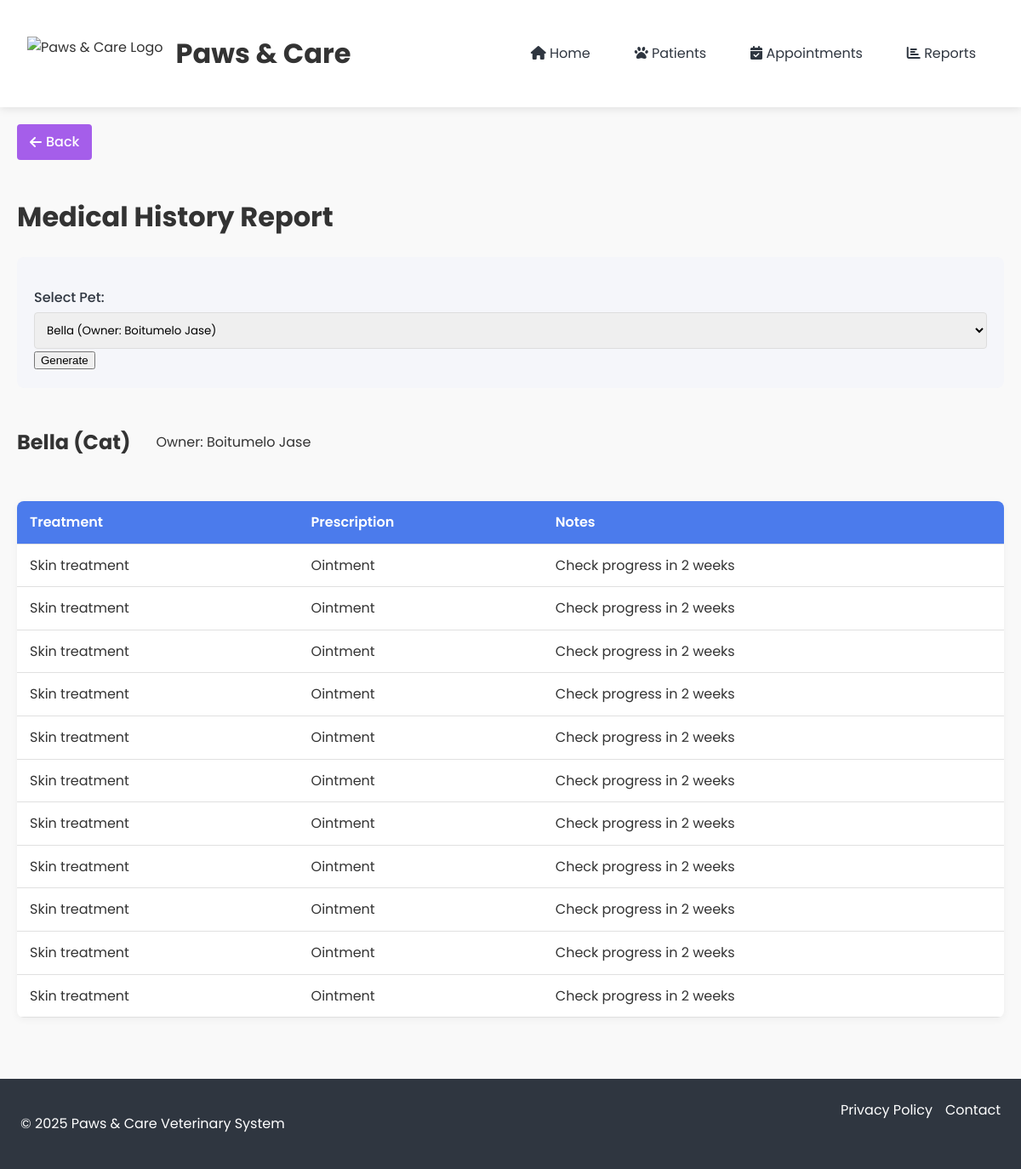
The page /reports/medical_history.php?pet_id=2 on the database its author committed.
### tables this page shows
CREATE TABLE `Pets` (
  `Pet_ID` int NOT NULL AUTO_INCREMENT,
  `Name` varchar(50) NOT NULL,
  `Species` varchar(50) NOT NULL,
  `Breed` varchar(50) DEFAULT NULL,
  `Age` int DEFAULT NULL,
  `Owner_ID` int DEFAULT NULL,
  PRIMARY KEY (`Pet_ID`),
  KEY `Owner_ID` (`Owner_ID`),
  CONSTRAINT `Pets_ibfk_1` FOREIGN KEY (`Owner_ID`) REFERENCES `Owners` (`Owner_ID`) ON DELETE CASCADE
);

CREATE TABLE `Owners` (
  `Owner_ID` int NOT NULL AUTO_INCREMENT,
  `Name` varchar(100) NOT NULL,
  `Contact` varchar(20) NOT NULL,
  `Email` varchar(100) NOT NULL,
  PRIMARY KEY (`Owner_ID`),
  UNIQUE KEY `Email` (`Email`)
);

CREATE TABLE `Medical_Records` (
  `Record_ID` int NOT NULL AUTO_INCREMENT,
  `Pet_ID` int DEFAULT NULL,
  `Treatment` text NOT NULL,
  `Prescription` text,
  `Notes` text,
  PRIMARY KEY (`Record_ID`),
  KEY `Pet_ID` (`Pet_ID`),
  CONSTRAINT `Medical_Records_ibfk_1` FOREIGN KEY (`Pet_ID`) REFERENCES `Pets` (`Pet_ID`) ON DELETE CASCADE
);

### reports/medical_history.php (the view, shortened to what this page needs)
<?php
require_once '../config/db.php';
$pet_id = $_GET['pet_id'] ?? null;
if ($pet_id) {
    $pet_stmt = $pdo->prepare("SELECT p.Name, p.Species, o.Name AS Owner FROM Pets p JOIN Owners o ON p.Owner_ID = o.Owner_ID WHERE p.Pet_ID = ?");
    $pet_stmt->execute([$pet_id]);
    $pet = $pet_stmt->fetch();
}
$records = [];
if ($pet_id) {
    $stmt = $pdo->prepare("SELECT Treatment, Prescription, Notes FROM Medical_Records WHERE Pet_ID = ? ORDER BY Record_ID DESC");
    $stmt->execute([$pet_id]);
    $records = $stmt->fetchAll();
}
require_once '../includes/header.php';
?>
<!DOCTYPE html>
<html>
<head>
    <link rel="stylesheet" href="../assets/css/style.css">
</head>
<body>
    <h1>Medical History Report</h1>
    <form method="GET" class="report-filter">
        <label>Select Pet:</label>
        <select name="pet_id" required>
            <?php
            $pets = $pdo->query("SELECT p.Pet_ID, p.Name, o.Name AS Owner FROM Pets p JOIN Owners o ON p.Owner_ID = o.Owner_ID")->fetchAll();
            foreach ($pets as $p): ?>
                <option value="<?= $p['Pet_ID'] ?>" <?= $pet_id == $p['Pet_ID'] ? 'selected' : '' ?>>
                    <?= htmlspecialchars($p['Name']) ?> (Owner: <?= htmlspecialchars($p['Owner']) ?>)
                </option>
            <?php endforeach; ?>
        </select>
        <button type="submit">Generate</button>
    </form>
    <?php if ($pet_id && $pet): ?>
        <div class="pet-info">
            <h2><?= htmlspecialchars($pet['Name']) ?> (<?= $pet['Species'] ?>)</h2>
            <p>Owner: <?= htmlspecialchars($pet['Owner']) ?></p>
        </div>
        <?php if (empty($records)): ?>
            <p>No medical records found.</p>
        <?php else: ?>
            <table class="report-table">
                <thead>
                    <tr>
                        <th>Treatment</th>
                        <th>Prescription</th>
                        <th>Notes</th>
                    </tr>
                </thead>
                <tbody>
                    <?php foreach ($records as $record): ?>
                        <tr>
                            <td><?= htmlspecialchars($record['Treatment']) ?></td>
                            <td><?= htmlspecialchars($record['Prescription']) ?></td>
                            <td><?= htmlspecialchars($record['Notes']) ?></td>
                        </tr>
                    <?php endforeach; ?>
                </tbody>
            </table>
        <?php endif; ?>
    <?php endif; ?>
</body>
</html>
<?php
require_once '../includes/footer.php';
?>

### assets/css/style.css (style rules this page uses)
:root { --primary: #4b7bec; --secondary: #a55eea; --light: #f5f6fa; --dark: #2f3640; --success: #20bf6b; --warning: #fa8231; --danger: #eb3b5a; }
body { font-family: 'Poppins', sans-serif; margin: 0; padding: 0; background-color: #f9f9f9; color: #333; line-height: 1.6; }
table { width: 100%; border-collapse: collapse; margin: 20px 0; box-shadow: 0 2px 10px rgba(0,0,0,0.05); background: white; border-radius: 8px; overflow: hidden; }
th, td { padding: 12px 15px; text-align: left; border-bottom: 1px solid #e0e0e0; }
th { background-color: var(--primary); color: white; font-weight: 600; }
label { display: block; margin: 15px 0 5px; font-weight: 500; color: var(--dark); }
input[type="text"], input[type="number"], input[type="date"], input[type="time"], input[type="email"], select, textarea { width: 100%; padding: 10px; border: 1px solid #ddd; border-radius: 4px; font-family: 'Poppins', sans-serif; transition: border 0.3s; }
.report-filter { background: #f5f6fa; padding: 20px; border-radius: 8px; margin-bottom: 25px; }
.pet-info { display: flex; gap: 30px; margin-bottom: 30px; align-items: center; }

### rows shown on the page
pets: Name "Bella", Species "Cat", Owner_ID.Name "Boitumelo Jase"
medical_records: Treatment "Skin treatment", Prescription "Ointment", Notes "Check progress in 2 weeks"
medical_records: Treatment "Skin treatment", Prescription "Ointment", Notes "Check progress in 2 weeks"
medical_records: Treatment "Skin treatment", Prescription "Ointment", Notes "Check progress in 2 weeks"
medical_records: Treatment "Skin treatment", Prescription "Ointment", Notes "Check progress in 2 weeks"
medical_records: Treatment "Skin treatment", Prescription "Ointment", Notes "Check progress in 2 weeks"
medical_records: Treatment "Skin treatment", Prescription "Ointment", Notes "Check progress in 2 weeks"
medical_records: Treatment "Skin treatment", Prescription "Ointment", Notes "Check progress in 2 weeks"
medical_records: Treatment "Skin treatment", Prescription "Ointment", Notes "Check progress in 2 weeks"
medical_records: Treatment "Skin treatment", Prescription "Ointment", Notes "Check progress in 2 weeks"
medical_records: Treatment "Skin treatment", Prescription "Ointment", Notes "Check progress in 2 weeks"
medical_records: Treatment "Skin treatment", Prescription "Ointment", Notes "Check progress in 2 weeks"

### other values the page prints
form field pet_id "Bella (Owner: Boitumelo Jase)"
